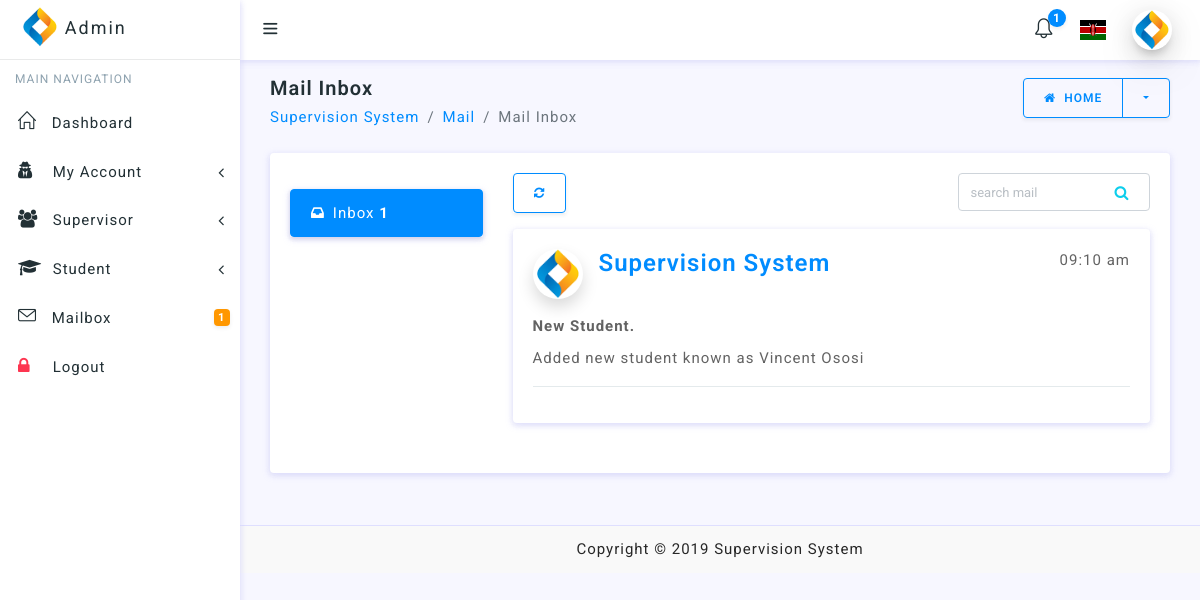
/admin/mailbox/read.php?action=read&id=2 (signed in), run on an earlier commit of the app's database.
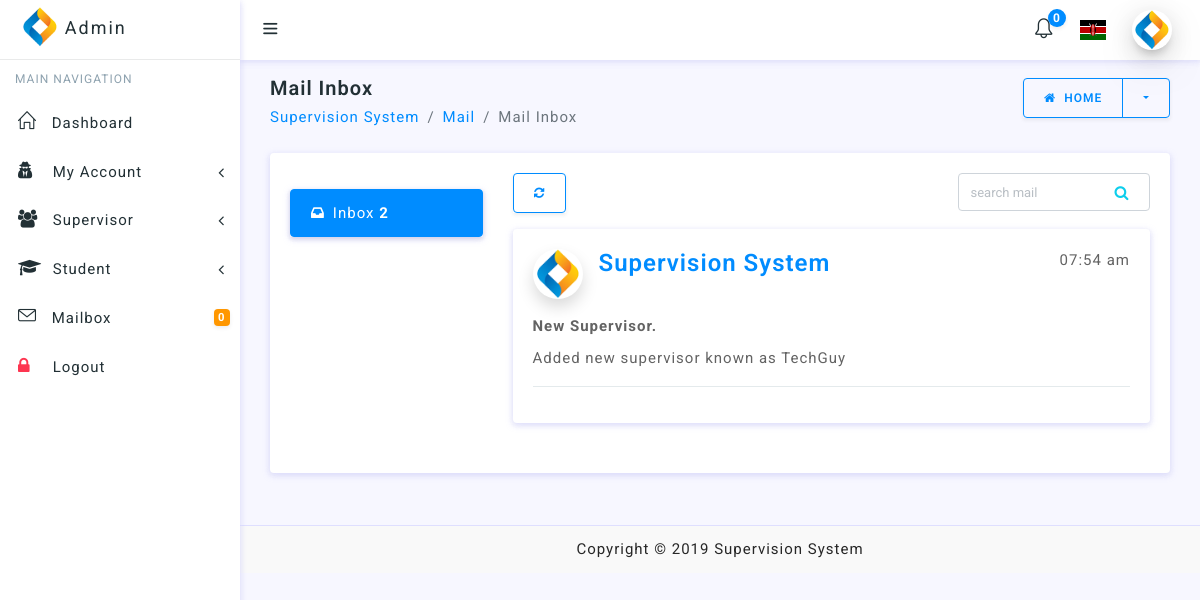
And on a later commit of the database.
### tables this page shows
CREATE TABLE `notification_table` (
  `id` int(11) NOT NULL,
  `admin_id` int(11) NOT NULL,
  `supervisor_id` int(11) NOT NULL,
  `student_id` int(11) NOT NULL,
  `subject` text NOT NULL,
  `message` text NOT NULL,
  `status` int(11) NOT NULL,
  `created_at` datetime NOT NULL
);

### functions/fetch_notifications.php (called while the page is built, shortened)
<?php
$unReadNotifications = $allNotifications = 0;

### functions/read_mail.php (called while the page is built, shortened)
<?php
$mail_id = $_GET["id"];
$ses_sql = mysqli_query($connection, "SELECT * FROM notification_table WHERE id='$mail_id'");
$row = mysqli_fetch_assoc($ses_sql);
$subject = $row['subject'];
$message = $row['message'];
$created_at = $row['created_at'];

### inc/appNames.php (called while the page is built, shortened)
<?php
$appName = 'Supervision System';

### admin/mailbox/read.php (the view, shortened to what the changed rows need)
<?php
require '../../inc/appNames.php';
require '../sessions/admin_session.php';
require '../../functions/read_mail.php';
?>
<!doctype html>
<html lang="en">
<head>
    <link href="../../inc/table.css" rel="stylesheet" type="text/css"/>
</head>
<body>
<div id="wrapper">
    <?php
    require '../layouts/admin_layout.php';
    ?>
    <div class="content-wrapper">
        <div class="container-fluid">
            <div class="row">
                <div class="col-lg-12">
                    <div class="card">
                        <div class="card-body">
                            <div class="row">
                                <?php require '../layouts/mail_layout.php' ?>
                                <div class="col-lg-9 col-md-8">
                                    <div class="card mt-3">
                                        <div class="card-body">
                                            <div class="media mb-3">
                                                <img src="../../assets/images/logo-icon.png"
                                                     class="rounded-circle mr-3 mail-img shadow" alt="media image">
                                                <div class="media-body">
                                                    <span class="media-meta float-right"><?php echo date('H:i a', strtotime($created_at)) ?></span>
                                                    <h4 class="text-primary m-0"><?php echo $appName ?></h4>
                                                </div>
                                            </div>
                                            <p><b><?php echo $subject ?>.</b></p>
                                            <p><?php echo $message ?></p>
                                            <hr>
                                        </div>
                                    </div>
                                </div>
                            </div>
                        </div>
                    </div>
                </div>
            </div>
        </div>
    </div>
</div>
</body>
</html>

### admin/layouts/admin_layout.php (shortened to what the changed rows need)
<?php
require '../../functions/fetch_notifications.php'
?>
<div id="sidebar-wrapper" data-simplebar="" data-simplebar-auto-hide="true">
    <ul class="sidebar-menu do-nicescrol">
        <li>
            <a href="../mailbox/inbox.php" class="waves-effect">
                <i class="icon-envelope"></i>
                <span>Mailbox</span>
                <small class="badge float-right badge-warning"><?php echo number_format($unReadNotifications) ?></small>
            </a>
        </li>
    </ul>
</div>
<header class="topbar-nav">
    <nav class="navbar navbar-expand fixed-top bg-white">
        <ul class="navbar-nav align-items-center right-nav-link">
            <li class="nav-item dropdown-lg">
                <a class="nav-link dropdown-toggle dropdown-toggle-nocaret waves-effect" data-toggle="dropdown"
                   href="../mailbox/inbox.php">
                    <i class="icon-bell"></i><span
                            class="badge badge-primary badge-up"><?php echo number_format($unReadNotifications) ?></span></a>
            </li>
        </ul>
    </nav>
</header>

### admin/layouts/mail_layout.php
<div class="col-lg-3 col-md-4">
    <div class="card mt-3">
        <div class="list-group">
            <a href="javascript:void();" class="list-group-item active"><i
                    class="fa fa-inbox mr-2"></i>Inbox <b><?php echo number_format($allNotifications) ?></b></a>
        </div>
    </div>
</div>

What changed in the data, as far as the page shows it:
changed notification_table: created_at "09:10 am" → "07:54 am"; subject "New Student" → "New Supervisor"; message "Added new student known as Vincent Ososi" → "Added new supervisor known as TechGuy"
Also different on the page:
$unReadNotifications: "1" → "0"
$allNotifications: "1" → "2"
